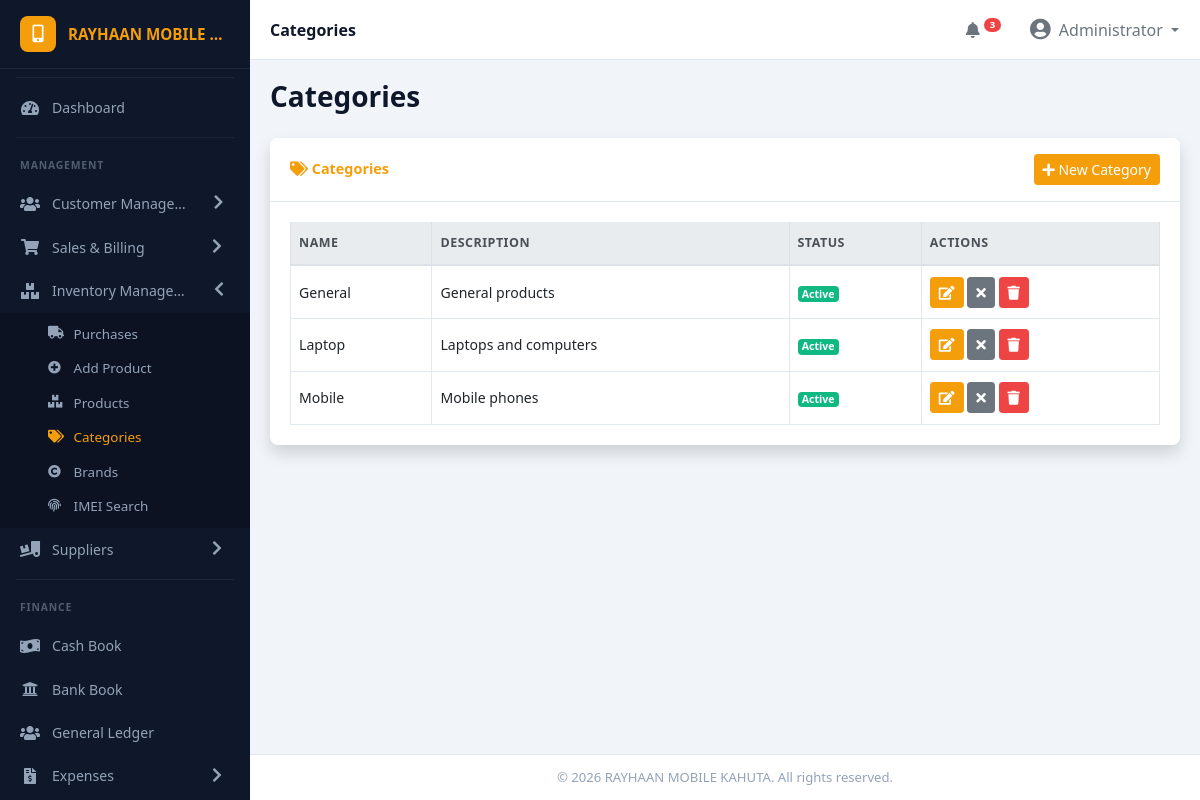
Page /modules/inventory/categories.php (signed in) on the committed database.
### tables this page shows
CREATE TABLE categories (
    id          INT AUTO_INCREMENT PRIMARY KEY,
    name        VARCHAR(100) NOT NULL,
    description TEXT,
    product_type VARCHAR(50) DEFAULT 'general' COMMENT 'general, mobile, laptop',
    status      TINYINT(1) DEFAULT 1,
    created_at  DATE NOT NULL,
    updated_at  DATE DEFAULT NULL
);

### includes/functions.php (called while the page is built, shortened)
<?php
require_once __DIR__ . '/../config/db.php';
function getAll($table, $order = 'id DESC') {
    global $pdo;
    $stmt = $pdo->query("SELECT * FROM $table ORDER BY $order");
    return $stmt->fetchAll();
}

### modules/inventory/categories.php (the view, shortened to what this page needs)
<?php
require_once '../../includes/functions.php';
$items = getAll('categories', 'name ASC');
require_once '../../includes/header.php';
?>
<div class="card shadow mb-4">
  <div class="card-header py-3 d-flex flex-row align-items-center justify-content-between">
    <h6 class="m-0 font-weight-bold text-primary"><i class="fas fa-tags"></i> Categories</h6>
    <a href="category_create.php" class="btn btn-primary btn-sm"><i class="fas fa-plus"></i> New Category</a>
  </div>
  <div class="card-body">
    <div class="table-responsive">
      <table class="table table-bordered table-hover">
        <thead class="thead-light">
          <tr><th>Name</th><th>Description</th><th>Status</th><th>Actions</th></tr>
        </thead>
        <tbody>
          <?php if (empty($items)): ?>
            <tr><td colspan="4" class="text-center text-muted">No categories found</td></tr>
          <?php else: ?>
            <?php foreach ($items as $c): ?>
              <tr>
                <td><?= htmlspecialchars($c['name']) ?></td>
                <td><?= htmlspecialchars($c['description'] ?? '-') ?></td>
                <td><span class="badge badge-<?= $c['status'] ? 'success' : 'secondary' ?>"><?= $c['status'] ? 'Active' : 'Inactive' ?></span></td>
                <td>
                  <a href="category_edit.php?id=<?= $c['id'] ?>" class="btn btn-sm btn-warning"><i class="fas fa-edit"></i></a>
                  <a href="categories.php?toggle=<?= $c['id'] ?>" class="btn btn-sm btn-<?= $c['status'] ? 'secondary' : 'success' ?>"><i class="fas fa-<?= $c['status'] ? 'times' : 'check' ?>"></i></a>
                  <a href="categories.php?delete=<?= $c['id'] ?>" class="btn btn-sm btn-danger" onclick="return confirm('Delete?')"><i class="fas fa-trash"></i></a>
                </td>
              </tr>
            <?php endforeach; ?>
          <?php endif; ?>
        </tbody>
      </table>
    </div>
  </div>
</div>
<?php require_once '../../includes/footer.php'; ?>

### assets/css/style.css (style rules this page uses)
:root { --sidebar-bg: #0f172a; --sidebar-hover: #1e293b; --sidebar-active: #f59e0b; --sidebar-text: #94a3b8; --sidebar-text-hover: #ffffff; --sidebar-width: 250px; --primary: #f59e0b; --primary-dark: #d97706; --secondary: #14b8a6; --success: #10b981; --info: #06b6d4; --warning: #f59e0b; --danger: #ef4444; --body-bg: #f1f5f9; --card-shadow: 0 1px 3px rgba(0,0,0,0.08), 0 1px 2px rgba(0,0,0,0.06); --topbar-height: 60px; }
* { margin: 0; padding: 0; box-sizing: border-box; }
body { font-family: 'Segoe UI', Tahoma, Geneva, Verdana, sans-serif; background: var(--body-bg); overflow-x: hidden; }
.card { border: none; box-shadow: var(--card-shadow); border-radius: 0.5rem; }
.card-header { background: #fff; border-bottom: 1px solid #e2e8f0; padding: 0.9rem 1.25rem; font-weight: 600; border-radius: 0.5rem 0.5rem 0 0 !important; }
.card-header h6 { font-size: 0.9rem; margin: 0; }
.text-primary { color: var(--primary) !important; }
.btn-primary { background: var(--primary); border-color: var(--primary); color: #fff; }
.btn-warning { background: var(--warning); border-color: var(--warning); color: #fff; }
.btn-danger { background: var(--danger); border-color: var(--danger); }
.badge-success { background: var(--success); color: #fff; }
.table { margin-bottom: 0; }
.table th { font-size: 0.78rem; font-weight: 700; text-transform: uppercase; letter-spacing: 0.04em; color: #64748b; border-top: none; white-space: nowrap; padding: 0.75rem 0.5rem; }
.table td { vertical-align: middle; font-size: 0.88rem; padding: 0.65rem 0.5rem; }
.table-bordered th, .table-bordered td { border-color: #e2e8f0; }
.font-weight-bold { font-weight: 600 !important; }
.shadow { box-shadow: var(--card-shadow); }

### rows in the picture
categories: name "General", description "General products", status "Active"
categories: name "Laptop", description "Laptops and computers", status "Active"
categories: name "Mobile", description "Mobile phones", status "Active"

### other values in the picture
$page_title "Categories"
$_SESSION['user_name'] "Administrator"
